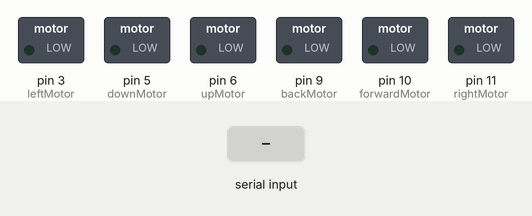
A sketch run on a simulated Arduino Mega 2560, built with avr-gcc and run on an emulated ATmega2560. Parts: switched loads named in the sketch (green lamp = pin HIGH). The test bench sets the inputs (shaded band).

Above: at 1.2 s.
1.3 s: "LEFT:1\n" received over the second serial link
At 2.1 s:
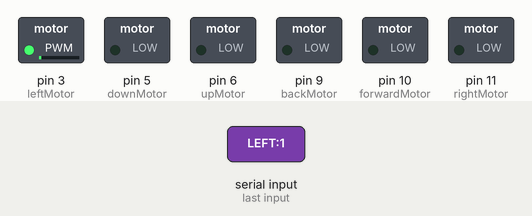
2.8 s: "LEFT:150\n" received over the second serial link
At 3.3 s:
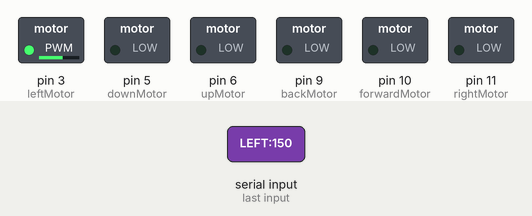
4.3 s: "RIGHT:1\n" received over the second serial link
At 5.5 s:
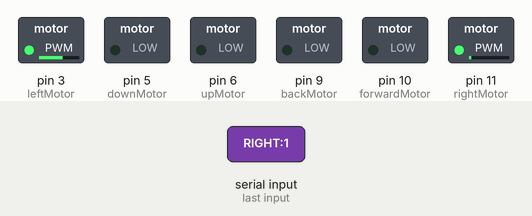
5.8 s: "RIGHT:150\n" received over the second serial link
At 6.8 s:
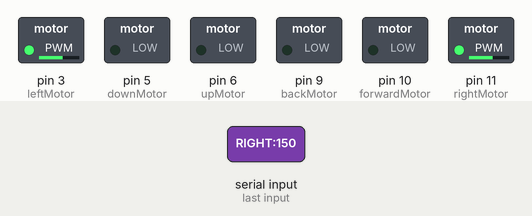
7.3 s: "UP:1\n" received over the second serial link
At 7.9 s:
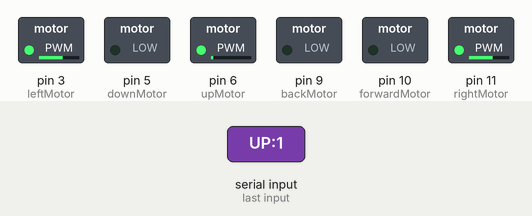
8.8 s: "UP:150\n" received over the second serial link
At 10.2 s:
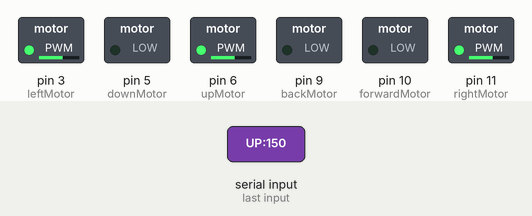
Timing chart, 0 to 11.3 s (numbered marks = the images above; inputs shaded):
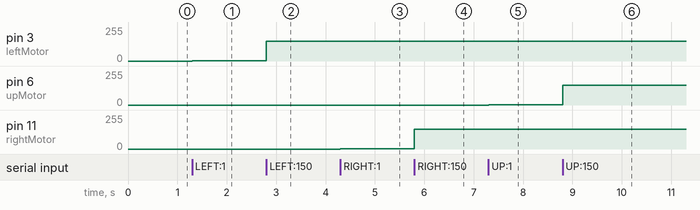

The sketch:

handle_vibrations.ino
```cpp
const int leftMotor = 3; // Purple cable - LEFT
const int rightMotor = 11; // Brown cable - BACK
const int upMotor = 6; // Yellow cable - UP
const int downMotor = 5; // Orange cable - BACK
const int forwardMotor = 10; // Blue cable - RIGHT
const int backMotor = 9; // Green cable - FORWARD

String command = "";
char incomingChar;

void setup() {
  Serial2.begin(115200);

  // Set motor PINs
  pinMode(leftMotor, OUTPUT);
  pinMode(rightMotor, OUTPUT);
  pinMode(upMotor, OUTPUT);
  pinMode(downMotor, OUTPUT);
  pinMode(forwardMotor, OUTPUT);
  pinMode(backMotor, OUTPUT);

  analogWrite(leftMotor, 0);
  analogWrite(rightMotor, 0);
  analogWrite(upMotor, 0);
  analogWrite(downMotor, 0);
  analogWrite(forwardMotor, 0);
  analogWrite(backMotor, 0);

  Serial2.println("Motor control started. Example: LEFT:120");
}

void loop() {
  while (Serial2.available()) {
    incomingChar = Serial2.read();

    if (incomingChar == '\n') {
      command.trim();
      handleMotorCommand(command);
      command = ""; // Reset command
    } else {
      command += incomingChar;
    }
  }
}

void handleMotorCommand(String cmd) {
  int sepIndex = cmd.indexOf(':');
  if (sepIndex == -1) {
    return;
  }

  String motorName = cmd.substring(0, sepIndex);
  int intensity = cmd.substring(sepIndex + 1).toInt();
  intensity = constrain(intensity, 0, 255);

  if (motorName == "LEFT") analogWrite(leftMotor, intensity);
  else if (motorName == "RIGHT") analogWrite(rightMotor, intensity);
  else if (motorName == "UP") analogWrite(upMotor, intensity);
  else if (motorName == "DOWN") analogWrite(downMotor, intensity);
  else if (motorName == "FORWARD") analogWrite(forwardMotor, intensity);
  else if (motorName == "BACK") analogWrite(backMotor, intensity);
}
```

Measured:
- after the input at 1.3 s, pin 3 (leftMotor): 0/255 → 1/255 at once
- after the input at 2.8 s, pin 3 (leftMotor): 1/255 → 150/255 at once
- after the input at 4.3 s, pin 11 (rightMotor): 0/255 → 1/255 at once
- after the input at 5.8 s, pin 11 (rightMotor): 1/255 → 150/255 at once
- after the input at 7.3 s, pin 6 (upMotor): 0/255 → 1/255 at once
- after the input at 8.8 s, pin 6 (upMotor): 1/255 → 150/255 at once
